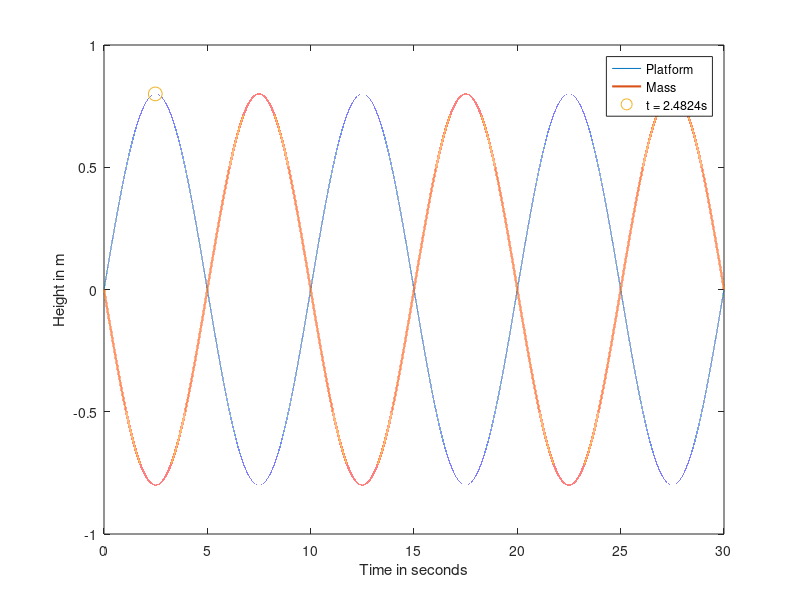
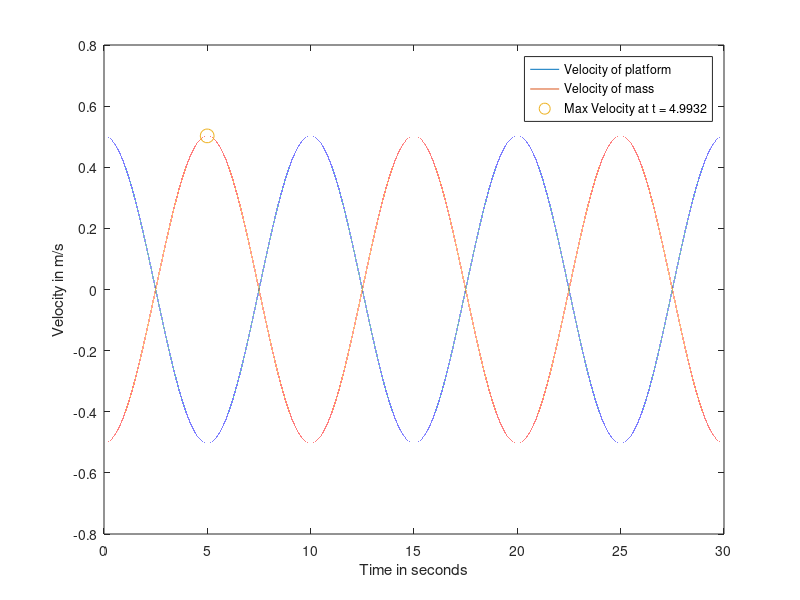
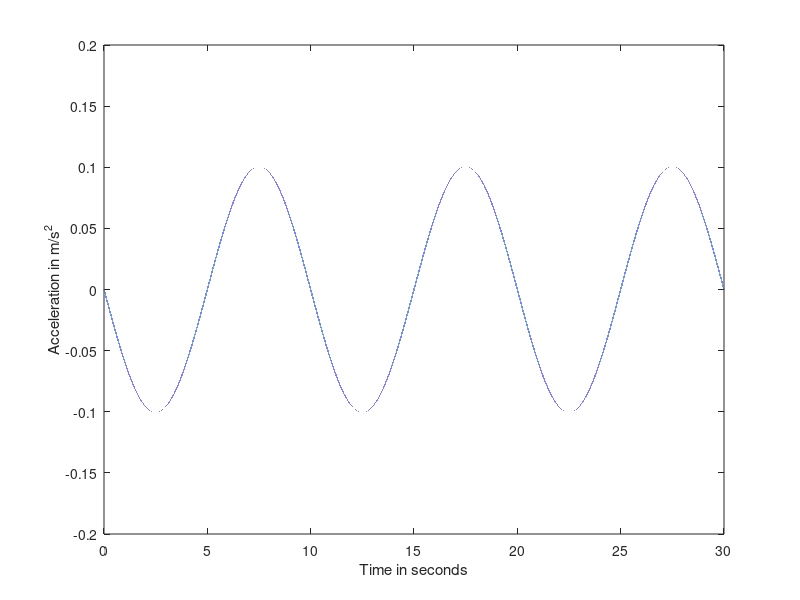

MATLAB code for these plots, in order:
clear; close all; clc; 

%Time integration
Time = 0.0;
EndTime = 30.0; 
Counter = 1;
StepTime = 1e-4;

while Time < EndTime
    %Platform position
    Zp = 0.8*sin(pi/5 * Time);
    ZpDot = (4*pi*cos(pi*Time/5)/25); 
    ZpDotDot = -(4*pi*sin(pi*Time/5)/125); 

    %Mass position
    Zm = -0.8*sin((pi)/5 * Time);
    ZmDot = -(4*pi*cos(pi*Time/5)/25);
    ZmDotDot = (4*pi*sin(pi*Time/5)/125); 


    TimePlot(Counter) = Time;
    zPlot(Counter) = Zp;
    wPlot(Counter) = ZpDot;
    aPlot(Counter) = ZpDotDot; 
    zmPlot(Counter) = Zm; 
    zmDotPlot(Counter) = ZmDot; 
    zmDotDotPlot(Counter) = ZmDotDot; 

    Time = Time + StepTime;
    Counter = Counter + 1; 



end 
plot(TimePlot, zPlot);
xlabel('Time in seconds');
ylabel('Height in m'); 
hold on

plot(TimePlot, zmPlot, 'LineWidth', 1.5);
xlabel('Time in seconds');
ylabel('Height in m'); 
hold on

t1pos = max(zPlot); 
plot(2.4824, t1pos, 'o', 'MarkerSize' , 10);
legend('Platform', 'Mass', 't = 2.4824s');

figure
plot(TimePlot, wPlot); 
xlabel('Time in seconds');
ylabel('Velocity in m/s'); 
hold on
plot(TimePlot, zmDotPlot); 
t1vel = max(zmDotPlot); 
hold on
plot(4.9932, t1vel, 'o', 'MarkerSize', 10);
legend('Velocity of platform', 'Velocity of mass', 'Max Velocity at t = 4.9932')

figure
plot(TimePlot, aPlot); 
xlabel('Time in seconds');
ylabel('Acceleration in m/s^2'); 


a = max(abs(aPlot)); 
w = max(abs(wPlot)); 